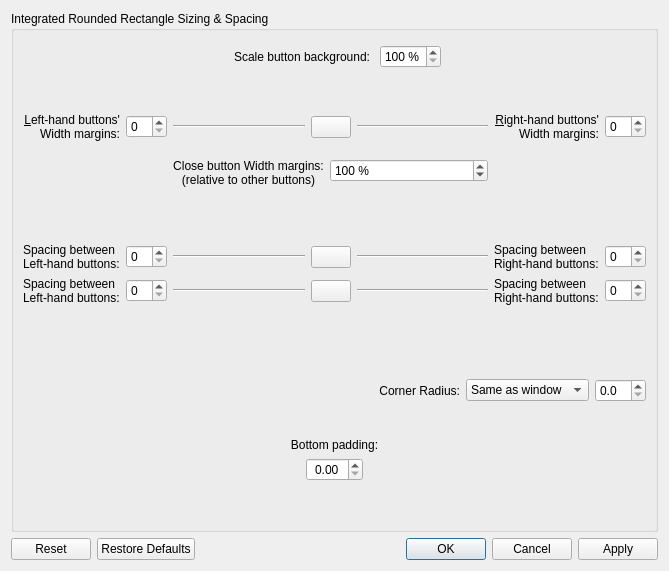
<?xml version="1.0" encoding="UTF-8"?>
<ui version="4.0">
 <class>ButtonSizing</class>
 <widget class="QDialog" name="ButtonSizing">
  <property name="geometry">
   <rect>
    <x>0</x>
    <y>0</y>
    <width>669</width>
    <height>571</height>
   </rect>
  </property>
  <property name="windowTitle">
   <string>Dialog</string>
  </property>
  <layout class="QVBoxLayout" name="verticalLayout">
   <item>
    <widget class="QGroupBox" name="groupBox">
     <property name="title">
      <string>Integrated Rounded Rectangle Sizing &amp;&amp; Spacing</string>
     </property>
     <layout class="QVBoxLayout" name="verticalLayout_2">
      <item>
       <spacer name="verticalSpacer_4">
        <property name="orientation">
         <enum>Qt::Vertical</enum>
        </property>
        <property name="sizeType">
         <enum>QSizePolicy::MinimumExpanding</enum>
        </property>
        <property name="sizeHint" stdset="0">
         <size>
          <width>20</width>
          <height>5</height>
         </size>
        </property>
       </spacer>
      </item>
      <item>
       <layout class="QFormLayout" name="formLayout">
        <property name="fieldGrowthPolicy">
         <enum>QFormLayout::FieldsStayAtSizeHint</enum>
        </property>
        <property name="formAlignment">
         <set>Qt::AlignHCenter|Qt::AlignTop</set>
        </property>
        <item row="0" column="0">
         <widget class="QLabel" name="scaleBackgroundPercentLabel">
          <property name="text">
           <string>Scale button background: </string>
          </property>
          <property name="buddy">
           <cstring>scaleBackgroundPercent</cstring>
          </property>
         </widget>
        </item>
        <item row="0" column="1">
         <widget class="QSpinBox" name="scaleBackgroundPercent">
          <property name="inputMethodHints">
           <set>Qt::ImhDigitsOnly</set>
          </property>
          <property name="suffix">
           <string> %</string>
          </property>
          <property name="minimum">
           <number>100</number>
          </property>
          <property name="maximum">
           <number>250</number>
          </property>
          <property name="singleStep">
           <number>5</number>
          </property>
         </widget>
        </item>
       </layout>
      </item>
      <item>
       <spacer name="verticalSpacer_2">
        <property name="orientation">
         <enum>Qt::Vertical</enum>
        </property>
        <property name="sizeHint" stdset="0">
         <size>
          <width>20</width>
          <height>40</height>
         </size>
        </property>
       </spacer>
      </item>
      <item>
       <layout class="QGridLayout" name="gridLayout">
        <property name="sizeConstraint">
         <enum>QLayout::SetNoConstraint</enum>
        </property>
        <item row="4" column="4">
         <spacer name="verticalSpacer">
          <property name="orientation">
           <enum>Qt::Vertical</enum>
          </property>
          <property name="sizeType">
           <enum>QSizePolicy::MinimumExpanding</enum>
          </property>
          <property name="sizeHint" stdset="0">
           <size>
            <width>20</width>
            <height>50</height>
           </size>
          </property>
         </spacer>
        </item>
        <item row="0" column="5">
         <spacer name="horizontalSpacer_19">
          <property name="orientation">
           <enum>Qt::Horizontal</enum>
          </property>
          <property name="sizeType">
           <enum>QSizePolicy::Fixed</enum>
          </property>
          <property name="sizeHint" stdset="0">
           <size>
            <width>10</width>
            <height>0</height>
           </size>
          </property>
         </spacer>
        </item>
        <item row="0" column="3">
         <spacer name="horizontalSpacer_31">
          <property name="orientation">
           <enum>Qt::Horizontal</enum>
          </property>
          <property name="sizeType">
           <enum>QSizePolicy::Fixed</enum>
          </property>
          <property name="sizeHint" stdset="0">
           <size>
            <width>10</width>
            <height>0</height>
           </size>
          </property>
         </spacer>
        </item>
        <item row="1" column="0">
         <widget class="QLabel" name="fullHeightButtonWidthMarginLeftLabel">
          <property name="text">
           <string>&amp;Left-hand buttons'
 Width margins:</string>
          </property>
          <property name="alignment">
           <set>Qt::AlignRight|Qt::AlignTrailing|Qt::AlignVCenter</set>
          </property>
          <property name="buddy">
           <cstring>fullHeightButtonWidthMarginLeft</cstring>
          </property>
         </widget>
        </item>
        <item row="5" column="7">
         <widget class="QLabel" name="buttonSpacingRightLabel">
          <property name="text">
           <string>Spacing between
Right-hand buttons:</string>
          </property>
          <property name="buddy">
           <cstring>buttonSpacingRight</cstring>
          </property>
         </widget>
        </item>
        <item row="5" column="8">
         <widget class="QSpinBox" name="buttonSpacingRight">
          <property name="suffix">
           <string/>
          </property>
          <property name="prefix">
           <string/>
          </property>
          <property name="maximum">
           <number>50</number>
          </property>
         </widget>
        </item>
        <item row="1" column="2" colspan="2">
         <layout class="QGridLayout" name="gridLayout_2">
          <property name="sizeConstraint">
           <enum>QLayout::SetNoConstraint</enum>
          </property>
          <property name="verticalSpacing">
           <number>0</number>
          </property>
          <item row="0" column="0">
           <widget class="Line" name="line">
            <property name="orientation">
             <enum>Qt::Horizontal</enum>
            </property>
           </widget>
          </item>
         </layout>
        </item>
        <item row="6" column="8">
         <widget class="QSpinBox" name="fullHeightButtonSpacingRight">
          <property name="maximum">
           <number>50</number>
          </property>
         </widget>
        </item>
        <item row="1" column="5" colspan="2">
         <layout class="QGridLayout" name="gridLayout_3">
          <property name="sizeConstraint">
           <enum>QLayout::SetNoConstraint</enum>
          </property>
          <property name="verticalSpacing">
           <number>0</number>
          </property>
          <item row="0" column="0">
           <widget class="Line" name="line_2">
            <property name="orientation">
             <enum>Qt::Horizontal</enum>
            </property>
           </widget>
          </item>
         </layout>
        </item>
        <item row="6" column="4">
         <widget class="QPushButton" name="lockFullHeightButtonSpacingLeftRight">
          <property name="sizePolicy">
           <sizepolicy hsizetype="Fixed" vsizetype="Fixed">
            <horstretch>0</horstretch>
            <verstretch>0</verstretch>
           </sizepolicy>
          </property>
          <property name="toolTip">
           <string>Lock to make Left-hand button spacing and Right-hand button spacing have the same value</string>
          </property>
          <property name="text">
           <string/>
          </property>
          <property name="checkable">
           <bool>true</bool>
          </property>
         </widget>
        </item>
        <item row="6" column="0">
         <widget class="QLabel" name="fullHeightButtonSpacingLeftLabel">
          <property name="text">
           <string>Spacing between
Left-hand buttons:</string>
          </property>
          <property name="buddy">
           <cstring>fullHeightButtonSpacingLeft</cstring>
          </property>
         </widget>
        </item>
        <item row="5" column="0">
         <widget class="QLabel" name="buttonSpacingLeftLabel">
          <property name="text">
           <string>Spacing between
Left-hand buttons:</string>
          </property>
          <property name="buddy">
           <cstring>buttonSpacingLeft</cstring>
          </property>
         </widget>
        </item>
        <item row="5" column="1">
         <widget class="QSpinBox" name="buttonSpacingLeft">
          <property name="suffix">
           <string/>
          </property>
          <property name="prefix">
           <string/>
          </property>
          <property name="maximum">
           <number>50</number>
          </property>
         </widget>
        </item>
        <item row="5" column="4">
         <widget class="QPushButton" name="lockButtonSpacingLeftRight">
          <property name="sizePolicy">
           <sizepolicy hsizetype="Fixed" vsizetype="Fixed">
            <horstretch>0</horstretch>
            <verstretch>0</verstretch>
           </sizepolicy>
          </property>
          <property name="toolTip">
           <string>Lock to make Left-hand button spacing and Right-hand button spacing have the same value</string>
          </property>
          <property name="text">
           <string/>
          </property>
          <property name="checkable">
           <bool>true</bool>
          </property>
         </widget>
        </item>
        <item row="2" column="2" colspan="5">
         <layout class="QFormLayout" name="closeFullHeightButtonWidthMarginRelativeLayout">
          <property name="topMargin">
           <number>12</number>
          </property>
          <item row="0" column="0">
           <widget class="QLabel" name="closeFullHeightButtonWidthMarginRelativeLabel">
            <property name="text">
             <string>Close button Width margins:
(relative to other buttons)</string>
            </property>
            <property name="alignment">
             <set>Qt::AlignCenter</set>
            </property>
            <property name="buddy">
             <cstring>closeFullHeightButtonWidthMarginRelative</cstring>
            </property>
           </widget>
          </item>
          <item row="0" column="1">
           <widget class="QSpinBox" name="closeFullHeightButtonWidthMarginRelative">
            <property name="suffix">
             <string> %</string>
            </property>
            <property name="minimum">
             <number>25</number>
            </property>
            <property name="maximum">
             <number>400</number>
            </property>
            <property name="singleStep">
             <number>5</number>
            </property>
            <property name="value">
             <number>100</number>
            </property>
           </widget>
          </item>
         </layout>
        </item>
        <item row="1" column="1">
         <widget class="QSpinBox" name="fullHeightButtonWidthMarginLeft">
          <property name="maximum">
           <number>50</number>
          </property>
         </widget>
        </item>
        <item row="0" column="2">
         <spacer name="horizontalSpacer">
          <property name="orientation">
           <enum>Qt::Horizontal</enum>
          </property>
          <property name="sizeHint" stdset="0">
           <size>
            <width>40</width>
            <height>0</height>
           </size>
          </property>
         </spacer>
        </item>
        <item row="1" column="4">
         <widget class="QPushButton" name="lockFullHeightButtonWidthMargins">
          <property name="sizePolicy">
           <sizepolicy hsizetype="Fixed" vsizetype="Fixed">
            <horstretch>0</horstretch>
            <verstretch>0</verstretch>
           </sizepolicy>
          </property>
          <property name="toolTip">
           <string>Lock to make Left-hand button width margin and Right-hand button width margin have the same value</string>
          </property>
          <property name="text">
           <string/>
          </property>
          <property name="checkable">
           <bool>true</bool>
          </property>
         </widget>
        </item>
        <item row="6" column="1">
         <widget class="QSpinBox" name="fullHeightButtonSpacingLeft">
          <property name="maximum">
           <number>50</number>
          </property>
         </widget>
        </item>
        <item row="6" column="2" colspan="2">
         <layout class="QGridLayout" name="gridLayout_6">
          <property name="sizeConstraint">
           <enum>QLayout::SetNoConstraint</enum>
          </property>
          <property name="verticalSpacing">
           <number>0</number>
          </property>
          <item row="0" column="0">
           <widget class="Line" name="fullHeightButtonSpacingLeftLine">
            <property name="orientation">
             <enum>Qt::Horizontal</enum>
            </property>
           </widget>
          </item>
         </layout>
        </item>
        <item row="1" column="7">
         <widget class="QLabel" name="fullHeightButtonWidthMarginRightLabel">
          <property name="text">
           <string>&amp;Right-hand buttons'
 Width margins:</string>
          </property>
          <property name="alignment">
           <set>Qt::AlignRight|Qt::AlignTrailing|Qt::AlignVCenter</set>
          </property>
          <property name="buddy">
           <cstring>fullHeightButtonWidthMarginRight</cstring>
          </property>
         </widget>
        </item>
        <item row="6" column="7">
         <widget class="QLabel" name="fullHeightButtonSpacingRightLabel">
          <property name="text">
           <string>Spacing between
Right-hand buttons:</string>
          </property>
          <property name="buddy">
           <cstring>fullHeightButtonSpacingRight</cstring>
          </property>
         </widget>
        </item>
        <item row="1" column="8">
         <widget class="QSpinBox" name="fullHeightButtonWidthMarginRight">
          <property name="maximum">
           <number>50</number>
          </property>
         </widget>
        </item>
        <item row="5" column="5" colspan="2">
         <layout class="QGridLayout" name="gridLayout_5">
          <property name="sizeConstraint">
           <enum>QLayout::SetNoConstraint</enum>
          </property>
          <property name="verticalSpacing">
           <number>0</number>
          </property>
          <item row="0" column="0">
           <widget class="Line" name="buttonSpacingRightLine">
            <property name="orientation">
             <enum>Qt::Horizontal</enum>
            </property>
           </widget>
          </item>
         </layout>
        </item>
        <item row="5" column="2" colspan="2">
         <layout class="QGridLayout" name="gridLayout_4">
          <property name="sizeConstraint">
           <enum>QLayout::SetNoConstraint</enum>
          </property>
          <property name="verticalSpacing">
           <number>0</number>
          </property>
          <item row="0" column="0">
           <widget class="Line" name="buttonSpacingLeftLine">
            <property name="orientation">
             <enum>Qt::Horizontal</enum>
            </property>
           </widget>
          </item>
         </layout>
        </item>
        <item row="0" column="6">
         <spacer name="horizontalSpacer_2">
          <property name="orientation">
           <enum>Qt::Horizontal</enum>
          </property>
          <property name="sizeHint" stdset="0">
           <size>
            <width>40</width>
            <height>0</height>
           </size>
          </property>
         </spacer>
        </item>
        <item row="6" column="5" colspan="2">
         <layout class="QGridLayout" name="gridLayout_7">
          <property name="sizeConstraint">
           <enum>QLayout::SetNoConstraint</enum>
          </property>
          <property name="verticalSpacing">
           <number>0</number>
          </property>
          <item row="0" column="0">
           <widget class="Line" name="fullHeightButtonSpacingRightLine">
            <property name="orientation">
             <enum>Qt::Horizontal</enum>
            </property>
           </widget>
          </item>
         </layout>
        </item>
       </layout>
      </item>
      <item>
       <spacer name="verticalSpacer_3">
        <property name="orientation">
         <enum>Qt::Vertical</enum>
        </property>
        <property name="sizeHint" stdset="0">
         <size>
          <width>20</width>
          <height>40</height>
         </size>
        </property>
       </spacer>
      </item>
      <item>
       <layout class="QHBoxLayout" name="corneredOnlyLayout">
        <property name="topMargin">
         <number>30</number>
        </property>
        <property name="bottomMargin">
         <number>0</number>
        </property>
        <item>
         <spacer name="horizontalSpacer_3">
          <property name="orientation">
           <enum>Qt::Horizontal</enum>
          </property>
          <property name="sizeType">
           <enum>QSizePolicy::MinimumExpanding</enum>
          </property>
          <property name="sizeHint" stdset="0">
           <size>
            <width>40</width>
            <height>0</height>
           </size>
          </property>
         </spacer>
        </item>
        <item>
         <widget class="QLabel" name="cornerRadiusIcon">
          <property name="sizePolicy">
           <sizepolicy hsizetype="Minimum" vsizetype="Preferred">
            <horstretch>0</horstretch>
            <verstretch>0</verstretch>
           </sizepolicy>
          </property>
          <property name="text">
           <string/>
          </property>
         </widget>
        </item>
        <item>
         <widget class="QLabel" name="cornerRadiusLabel">
          <property name="sizePolicy">
           <sizepolicy hsizetype="Minimum" vsizetype="Preferred">
            <horstretch>0</horstretch>
            <verstretch>0</verstretch>
           </sizepolicy>
          </property>
          <property name="text">
           <string>Corner Radius:</string>
          </property>
          <property name="alignment">
           <set>Qt::AlignRight|Qt::AlignTrailing|Qt::AlignVCenter</set>
          </property>
          <property name="buddy">
           <cstring>buttonCornerRadius</cstring>
          </property>
         </widget>
        </item>
        <item>
         <widget class="QComboBox" name="buttonCornerRadius">
          <property name="sizePolicy">
           <sizepolicy hsizetype="Minimum" vsizetype="Fixed">
            <horstretch>0</horstretch>
            <verstretch>0</verstretch>
           </sizepolicy>
          </property>
          <item>
           <property name="text">
            <string>Same as window</string>
           </property>
          </item>
          <item>
           <property name="text">
            <string>Custom</string>
           </property>
          </item>
         </widget>
        </item>
        <item>
         <widget class="QDoubleSpinBox" name="buttonCustomCornerRadius">
          <property name="sizePolicy">
           <sizepolicy hsizetype="Minimum" vsizetype="Fixed">
            <horstretch>0</horstretch>
            <verstretch>0</verstretch>
           </sizepolicy>
          </property>
          <property name="decimals">
           <number>1</number>
          </property>
          <property name="maximum">
           <double>12.000000000000000</double>
          </property>
          <property name="singleStep">
           <double>0.100000000000000</double>
          </property>
         </widget>
        </item>
       </layout>
      </item>
      <item>
       <layout class="QGridLayout" name="integratedOnlyGrid">
        <property name="topMargin">
         <number>0</number>
        </property>
        <item row="2" column="2">
         <spacer name="horizontalSpacer_5">
          <property name="orientation">
           <enum>Qt::Horizontal</enum>
          </property>
          <property name="sizeHint" stdset="0">
           <size>
            <width>40</width>
            <height>0</height>
           </size>
          </property>
         </spacer>
        </item>
        <item row="0" column="1">
         <spacer name="integratedOnlySpacer">
          <property name="orientation">
           <enum>Qt::Vertical</enum>
          </property>
          <property name="sizeType">
           <enum>QSizePolicy::MinimumExpanding</enum>
          </property>
          <property name="sizeHint" stdset="0">
           <size>
            <width>0</width>
            <height>30</height>
           </size>
          </property>
         </spacer>
        </item>
        <item row="2" column="1">
         <widget class="QDoubleSpinBox" name="integratedRoundedRectangleBottomPadding">
          <property name="sizePolicy">
           <sizepolicy hsizetype="Fixed" vsizetype="Fixed">
            <horstretch>0</horstretch>
            <verstretch>0</verstretch>
           </sizepolicy>
          </property>
          <property name="alignment">
           <set>Qt::AlignCenter</set>
          </property>
          <property name="decimals">
           <number>2</number>
          </property>
          <property name="maximum">
           <double>10.000000000000000</double>
          </property>
          <property name="singleStep">
           <double>0.250000000000000</double>
          </property>
         </widget>
        </item>
        <item row="2" column="0">
         <spacer name="horizontalSpacer_6">
          <property name="orientation">
           <enum>Qt::Horizontal</enum>
          </property>
          <property name="sizeHint" stdset="0">
           <size>
            <width>40</width>
            <height>0</height>
           </size>
          </property>
         </spacer>
        </item>
        <item row="1" column="0" colspan="3">
         <widget class="QLabel" name="integratedRoundedRectangleBottomPaddingLabel">
          <property name="text">
           <string>Bottom padding:</string>
          </property>
          <property name="alignment">
           <set>Qt::AlignCenter</set>
          </property>
          <property name="buddy">
           <cstring>integratedRoundedRectangleBottomPadding</cstring>
          </property>
         </widget>
        </item>
       </layout>
      </item>
      <item>
       <spacer name="verticalSpacer_5">
        <property name="orientation">
         <enum>Qt::Vertical</enum>
        </property>
        <property name="sizeHint" stdset="0">
         <size>
          <width>20</width>
          <height>40</height>
         </size>
        </property>
       </spacer>
      </item>
     </layout>
    </widget>
   </item>
   <item>
    <widget class="QDialogButtonBox" name="buttonBox">
     <property name="orientation">
      <enum>Qt::Horizontal</enum>
     </property>
     <property name="standardButtons">
      <set>QDialogButtonBox::Apply|QDialogButtonBox::Cancel|QDialogButtonBox::Ok|QDialogButtonBox::Reset|QDialogButtonBox::RestoreDefaults</set>
     </property>
    </widget>
   </item>
  </layout>
 </widget>
 <tabstops>
  <tabstop>scaleBackgroundPercent</tabstop>
  <tabstop>fullHeightButtonWidthMarginLeft</tabstop>
  <tabstop>lockFullHeightButtonWidthMargins</tabstop>
  <tabstop>fullHeightButtonWidthMarginRight</tabstop>
  <tabstop>closeFullHeightButtonWidthMarginRelative</tabstop>
  <tabstop>buttonSpacingLeft</tabstop>
  <tabstop>lockButtonSpacingLeftRight</tabstop>
  <tabstop>buttonSpacingRight</tabstop>
  <tabstop>fullHeightButtonSpacingLeft</tabstop>
  <tabstop>lockFullHeightButtonSpacingLeftRight</tabstop>
  <tabstop>fullHeightButtonSpacingRight</tabstop>
  <tabstop>buttonCornerRadius</tabstop>
  <tabstop>buttonCustomCornerRadius</tabstop>
  <tabstop>integratedRoundedRectangleBottomPadding</tabstop>
 </tabstops>
 <resources>
  <include location="klassydecoration_config.qrc"/>
 </resources>
 <connections>
  <connection>
   <sender>buttonBox</sender>
   <signal>accepted()</signal>
   <receiver>ButtonSizing</receiver>
   <slot>accept()</slot>
   <hints>
    <hint type="sourcelabel">
     <x>254</x>
     <y>474</y>
    </hint>
    <hint type="destinationlabel">
     <x>157</x>
     <y>261</y>
    </hint>
   </hints>
  </connection>
  <connection>
   <sender>buttonBox</sender>
   <signal>rejected()</signal>
   <receiver>ButtonSizing</receiver>
   <slot>reject()</slot>
   <hints>
    <hint type="sourcelabel">
     <x>322</x>
     <y>474</y>
    </hint>
    <hint type="destinationlabel">
     <x>286</x>
     <y>261</y>
    </hint>
   </hints>
  </connection>
 </connections>
</ui>
